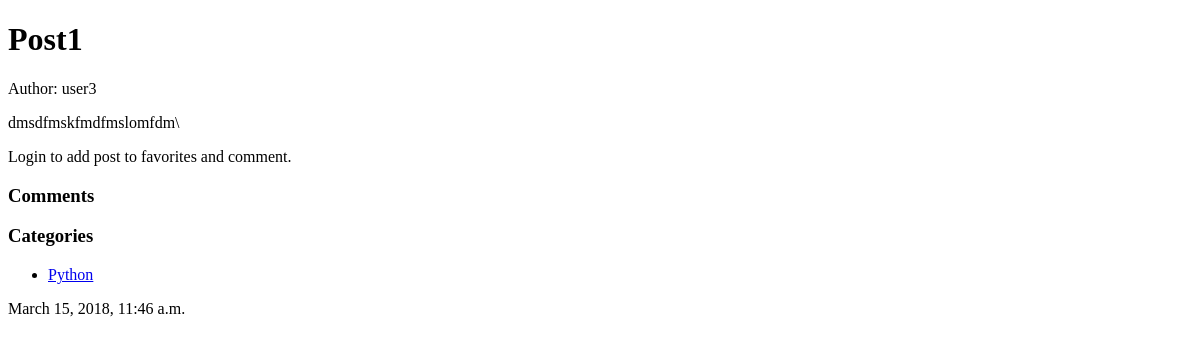
/post/1/, run on an earlier commit of the app's database.
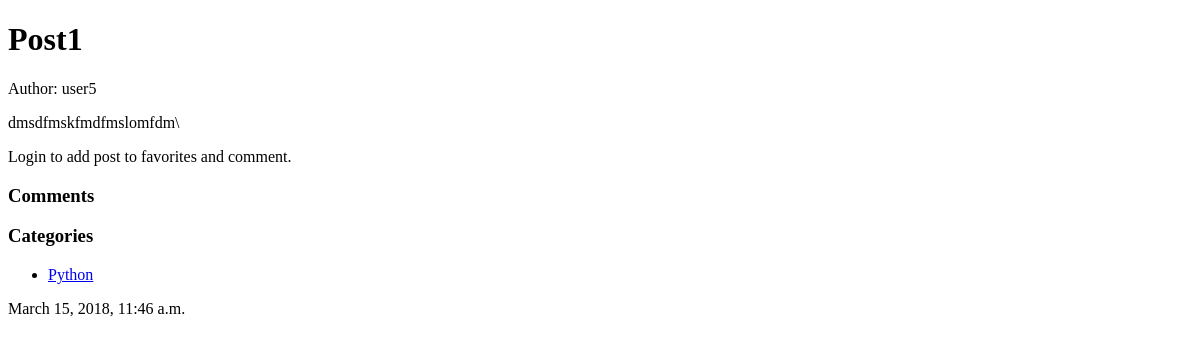
And on a later commit of the database.
### blog/models.py (models this page shows, shortened)
class Post(models.Model):
    title = models.CharField(max_length=200)
    content = models.TextField()
    categories = models.ManyToManyField(Category, related_name='posts')
    author = models.ForeignKey(
        Profile,
        on_delete=models.PROTECT,
        related_name='posts'
    )
    pub_date = models.DateTimeField(auto_now_add=True)
    class Meta:
        ordering = ['-pub_date']

class Profile(models.Model):
    user = models.OneToOneField(
        User,
        on_delete=models.CASCADE,
        primary_key=True
    )
    bio = models.TextField(max_length=500, blank=True)
    favorites = models.ManyToManyField(
        'Post',
        related_name='favorited_by',
        blank=True
    )
    blacklist = models.ManyToManyField(Category, blank=True)
    def __str__(self):
        return self.user.username

### blog/views.py (the view, shortened to what this page needs)
class PostDetail(DetailView):
    model = Post
    template_name = 'blog/post_detail.html'
    def get_context_data(self, **kwargs):
        context = super().get_context_data(**kwargs)
        return context

### blog/templates/blog/post_detail.html (shortened to what this page needs)
<!DOCTYPE html>
<html>
<head>
</head>
<body>
    <h1>{{ post.title }}</h1>
    <p>Author: {{ post.author }}</p>
    <p>{{ post.content }}</p>
    {% if user.is_authenticated %}
        <p>
        <form action="{% url 'post-add-fav' post.pk %}" method="post">
            {% csrf_token %}
            {{ fav_form }}
            <input type="submit" value="Save">
        </form>
        <p>
        <form action="{% url 'post-add-comment' post.pk %}" method="post">
            {% csrf_token %}
            {{ comment_form }}
            <input type="submit" value="Save">
        </form>
    {% else %}
    <p>Login to add post to favorites and comment.</p>
    {% endif %}
    <h3>Comments</h3>
    <h3>Categories</h3>
    <ul>
        {% for category in post.categories.all %}
            <li><a href="{% url 'category-detail' category.name %}">{{ category.name }}</a></li>
        {% endfor %}
    </ul>
    <p>{{ post.pub_date }}
</body>
</html>

What changed in the data, as far as the page shows it:
changed Post "Post1": author "user3" → "user5"
